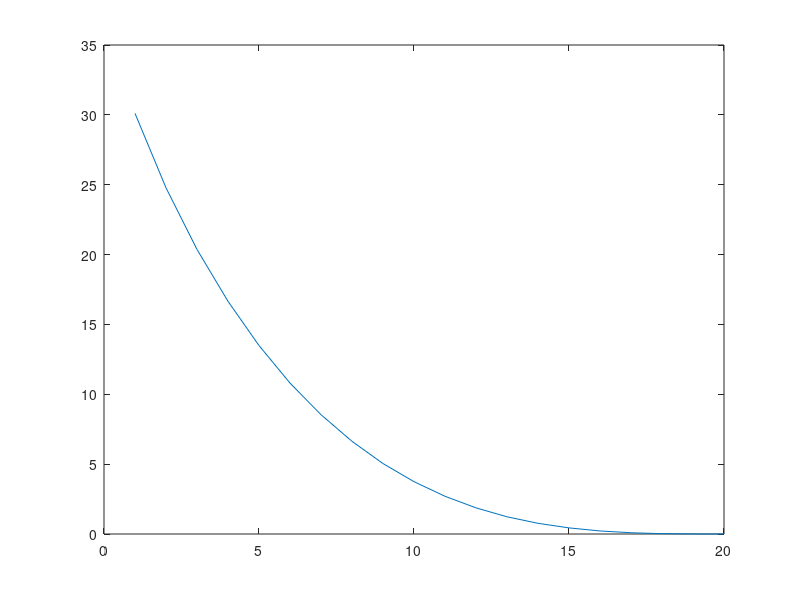

The MATLAB script that drew this image:
clear all
clc

for mc_itr = 1:500

    M_p = rand(20,20);
    for r=1:20

        % Taking SVD approximation
        [u_p s_p v_p] = svd(M_p);
        v_tr_p = v_p';
        M_com_p = u_p(:,1:r) * s_p(1:r,1:r) * v_tr_p(1:r,:);

        FRO_p(mc_itr,r) = sum(sum((M_p - M_com_p ).^2));
    end
end

plot(sum(FRO_p)/mc_itr)